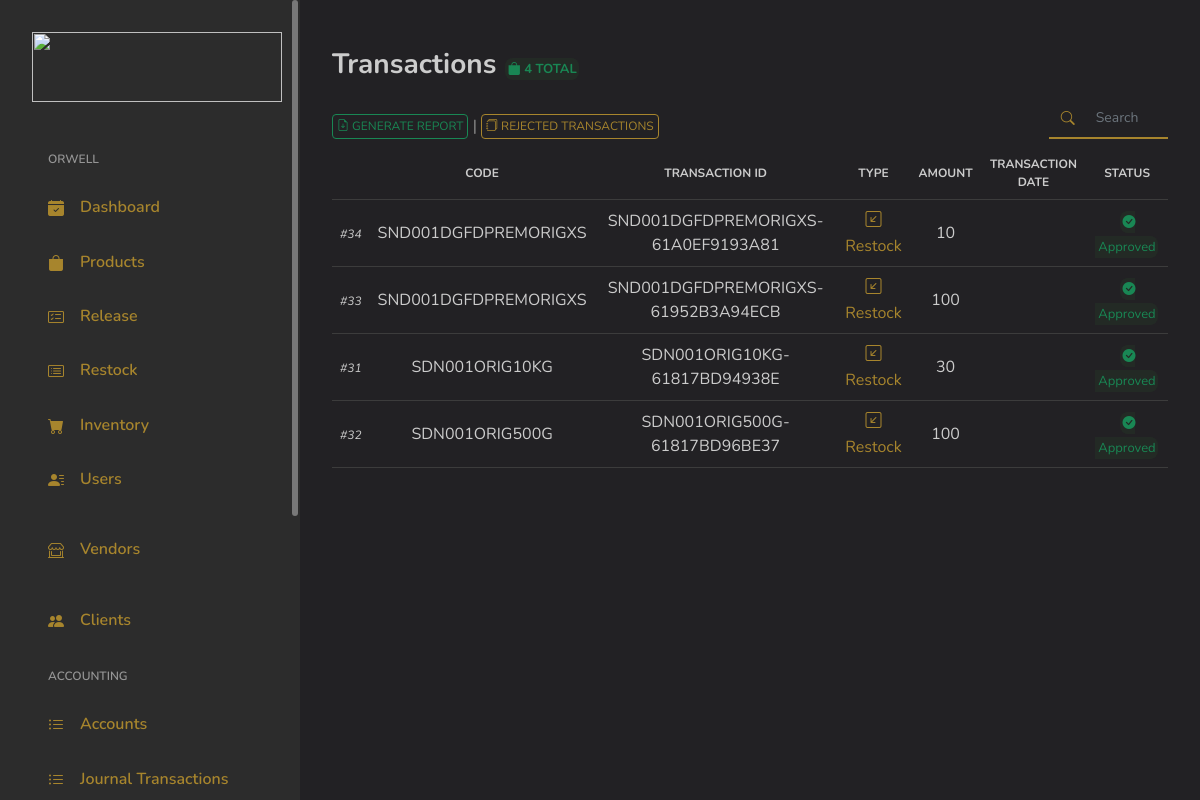
The page /index.php/admin/view_transactions on the database as committed earlier.
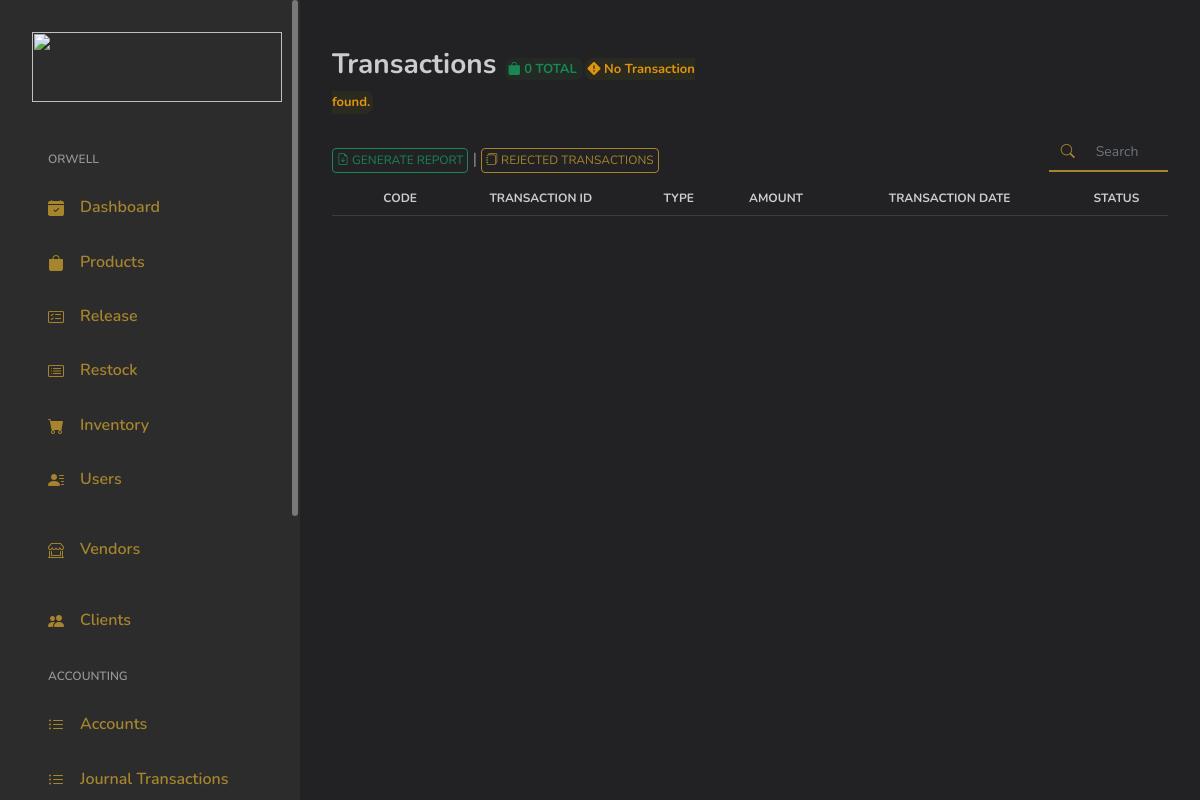
The same page on the database as committed later.
### tables this page shows
CREATE TABLE `products_transactions` (
  `ID` int(11) NOT NULL,
  `Code` varchar(255) DEFAULT NULL,
  `TransactionID` varchar(255) DEFAULT NULL,
  `OrderNo` varchar(255) DEFAULT NULL,
  `Type` tinyint(1) DEFAULT NULL COMMENT '0 = Restocked; 1 = Released;',
  `Amount` int(255) DEFAULT 0,
  `PriceUnit` varchar(255) DEFAULT '0',
  `InStock` int(255) DEFAULT 0,
  `Date` varchar(255) DEFAULT NULL,
  `DateAdded` varchar(255) DEFAULT NULL,
  `Status` int(11) NOT NULL COMMENT '0 = for approval\r\n1 = approved',
  `Date_Approval` varchar(255) DEFAULT NULL,
  `UserID` varchar(255) DEFAULT NULL,
  `PriceTotal` varchar(255) DEFAULT NULL
);

### application/controllers/Admin.php (called while the page is built, shortened)
<?php
class Admin extends MY_Controller {
	public $globalData = [];
	public function __construct()
	{
		$this->load->model('Model_Selects');
		$this->load->model('Model_Security');
		$this->load->model('Model_Inserts');
		$this->load->model('Model_Logbook');
		$this->load->model('Model_Updates');
		$this->load->model('Model_Deletes');
	}
	public function view_transactions()
	{
		$data = [];
		$data = array_merge($data, $this->globalData);
		$header['pageTitle'] = 'Transactions';
		$data['globalHeader'] = $this->load->view('main/globals/header', $header);
		$this->load->view('admin/page_transactions', $data);
	}
}

### index.php (called while the page is built, shortened)
<?php
require_once BASEPATH.'core/CodeIgniter.php';

### application/models/Model_Selects.php (called while the page is built, shortened)
<?php
class Model_Selects extends CI_Model {
	public function GetTransactionsByUserID($userID)
	{
		$this->db->select('*');
		$this->db->where('UserID', $userID);
		$this->db->order_by('DateAdded', 'desc');
		$result = $this->db->get('products_transactions');
		return $result;
	}
}

### application/views/admin/page_transactions.php (the view, shortened to what this page needs)
<?php
if ($this->session->userdata('Privilege') > 1) {
	$getAllTransactions = $this->Model_Selects->getAllTransactions();
} else {
	$getAllTransactions = $this->Model_Selects->GetTransactionsByUserID($this->session->userdata('UserID'));
}
?>
</head>
<body>
<div id="app">
	<div id="main">
		<div class="page-heading">
			<div class="page-title">
				<div class="row">
					<div class="col-12 col-md-6">
						<h3>Transactions
							<span class="text-center success-banner-sm">
								<i class="bi bi-bag-fill"></i> <?=$getAllTransactions->num_rows();?> TOTAL
							</span>
							<?php if ($getAllTransactions->num_rows() <= 0): ?>
								<span class="info-banner-sm">
									<i class="bi bi-exclamation-diamond-fill"></i> No Transaction found.
								</span>
							<?php endif; ?>
						</h3>
					</div>
					<div class="col-sm-12 col-md-10 pt-4 pb-2">
						<button type="button" class="generate-prompt-btn btn btn-sm-success" style="font-size: 12px;"><i class="bi bi-file-earmark-arrow-down"></i> GENERATE REPORT</button>
						|
						<button type="button" class="btn btn-sm-primary" style="font-size: 12px;"><i class="bi bi-journals"></i> REJECTED TRANSACTIONS</button>
					</div>
					<div class="col-sm-12 col-md-2 mr-auto pt-4 pb-2" style="margin-top: -15px;">
						<div class="input-group">
							<div class="input-group-prepend">
								<span class="input-group-text" style="font-size: 14px;"><i class="bi bi-search h-100 w-100" style="margin-top: 5px;"></i></span>
							</div>
							<input type="text" id="tableSearch" class="form-control" placeholder="Search" style="font-size: 14px;">
						</div>
					</div>
				</div>
			</div>
			<section class="section">
				<div class="table-responsive">
					<table id="productsTable" class="standard-table table">
						<thead style="font-size: 12px;">
							<th class="text-center"></th>
							<th class="text-center">CODE</th>
							<th class="text-center">TRANSACTION ID</th>
							<th class="text-center">TYPE</th>
							<th class="text-center">AMOUNT</th>
							<th class="text-center">TRANSACTION DATE</th>
							<th class="text-center">STATUS</th>
						</thead>
						<tbody>
							<?php
							if ($getAllTransactions->num_rows() > 0):
								foreach ($getAllTransactions->result_array() as $row): ?>
									<tr class="tr_class_modal" id="<?=$row['TransactionID']?>">
										<td class="text-center">
											<span class="db-identifier" style="font-style: italic; font-size: 12px;"><?=$row['ID']?></span>
										</td>
										<td class="text-center">
											<?=$row['Code']?>
										</td>
										<td class="text-center">
											<?=$row['TransactionID']?>
										</td>
										<td class="text-center">
											<?php
											switch ($row['Type']) {
												case '0':
													echo '<span class="text-primary"><i class="bi bi-arrow-down-left-square"></i> Restock</span>';
													break;
											}
											?>
										</td>
										<td class="text-center">
											<?=$row['Amount']?>
										</td>
										<td class="text-center">
										</td>
										<td class="text-center">
											<?php
											switch ($row['Status']) {
												case '1':
													echo '<span class="text-center success-banner-sm">
															<i class="bi bi-check-circle-fill"></i>&nbsp;Approved
														</span>';
													break;
											}
											?>
										</td>
									</tr>
							<?php endforeach;
							endif; ?>
						</tbody>
					</table>
				</div>
			</section>
		</div>
	</div>
</div>
</body>
</html>

Rows that differ between the two databases and show on the page:
removed products_transactions: ID "34", Code "SND001DGFDPREMORIGXS", TransactionID "SND001DGFDPREMORIGXS-61A0EF9193A81", Type 0 (drawn), Amount "10", Status 1 (drawn)
removed products_transactions: ID "33", Code "SND001DGFDPREMORIGXS", TransactionID "SND001DGFDPREMORIGXS-61952B3A94ECB", Type 0 (drawn), Amount "100", Status 1 (drawn)
removed products_transactions: ID "31", Code "SDN001ORIG10KG", TransactionID "SDN001ORIG10KG-61817BD94938E", Type 0 (drawn), Amount "30", Status 1 (drawn)
removed products_transactions: ID "32", Code "SDN001ORIG500G", TransactionID "SDN001ORIG500G-61817BD96BE37", Type 0 (drawn), Amount "100", Status 1 (drawn)
Other text that changed with them:
$getAllTransactions->num_rows(): "4" → "0"
text now shown: "No Transaction found."
